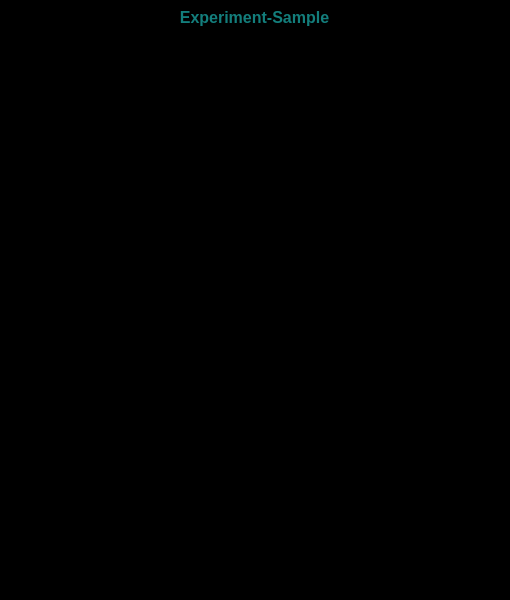
<?xml version="1.0" encoding="UTF-8"?>
<ui version="4.0">
 <class>exp_result_win</class>
 <widget class="QWidget" name="exp_result_win">
  <property name="geometry">
   <rect>
    <x>0</x>
    <y>0</y>
    <width>510</width>
    <height>600</height>
   </rect>
  </property>
  <property name="windowTitle">
   <string>Form</string>
  </property>
  <property name="styleSheet">
   <string notr="true">background-color: rgb(0, 0, 0);
color: rgb(19, 126, 124);</string>
  </property>
  <widget class="QWidget" name="verticalLayoutWidget">
   <property name="geometry">
    <rect>
     <x>12</x>
     <y>8</y>
     <width>485</width>
     <height>581</height>
    </rect>
   </property>
   <layout class="QVBoxLayout" name="verticalLayout">
    <item>
     <widget class="QLabel" name="et_title">
      <property name="font">
       <font>
        <family>Arial</family>
        <pointsize>12</pointsize>
        <weight>75</weight>
        <bold>true</bold>
       </font>
      </property>
      <property name="styleSheet">
       <string notr="true">color: rgb(19, 126, 124);
border-top-color: rgb(0, 0, 0);</string>
      </property>
      <property name="frameShape">
       <enum>QFrame::NoFrame</enum>
      </property>
      <property name="text">
       <string>Experiment-Sample</string>
      </property>
      <property name="alignment">
       <set>Qt::AlignCenter</set>
      </property>
     </widget>
    </item>
    <item>
     <widget class="QTextEdit" name="info_text">
      <property name="frameShadow">
       <enum>QFrame::Plain</enum>
      </property>
      <property name="readOnly">
       <bool>true</bool>
      </property>
     </widget>
    </item>
   </layout>
  </widget>
 </widget>
 <resources/>
 <connections/>
 <designerdata>
  <property name="gridDeltaX">
   <number>2</number>
  </property>
  <property name="gridDeltaY">
   <number>2</number>
  </property>
  <property name="gridSnapX">
   <bool>true</bool>
  </property>
  <property name="gridSnapY">
   <bool>true</bool>
  </property>
  <property name="gridVisible">
   <bool>true</bool>
  </property>
 </designerdata>
</ui>
